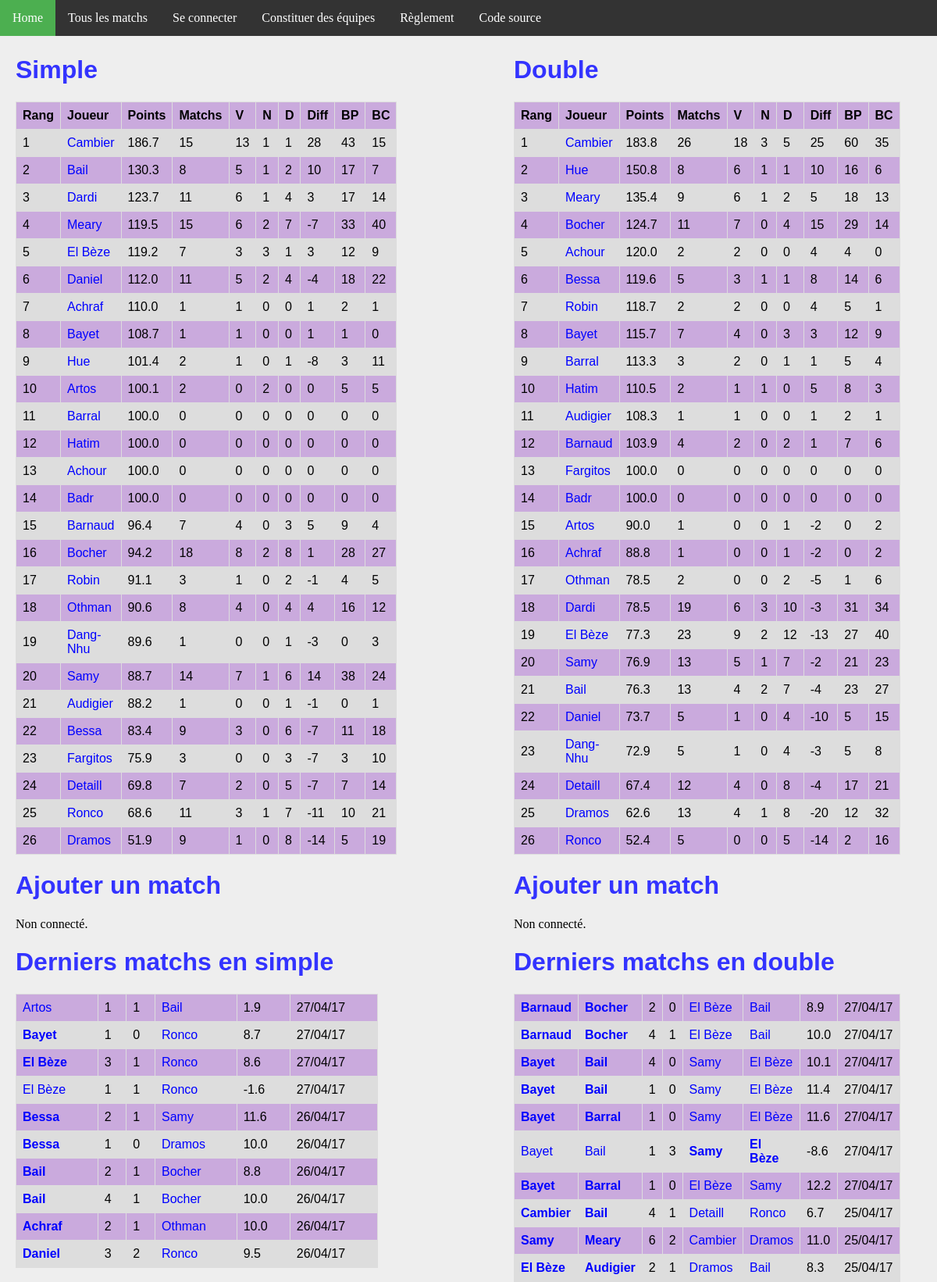
Before: / with the older database file.
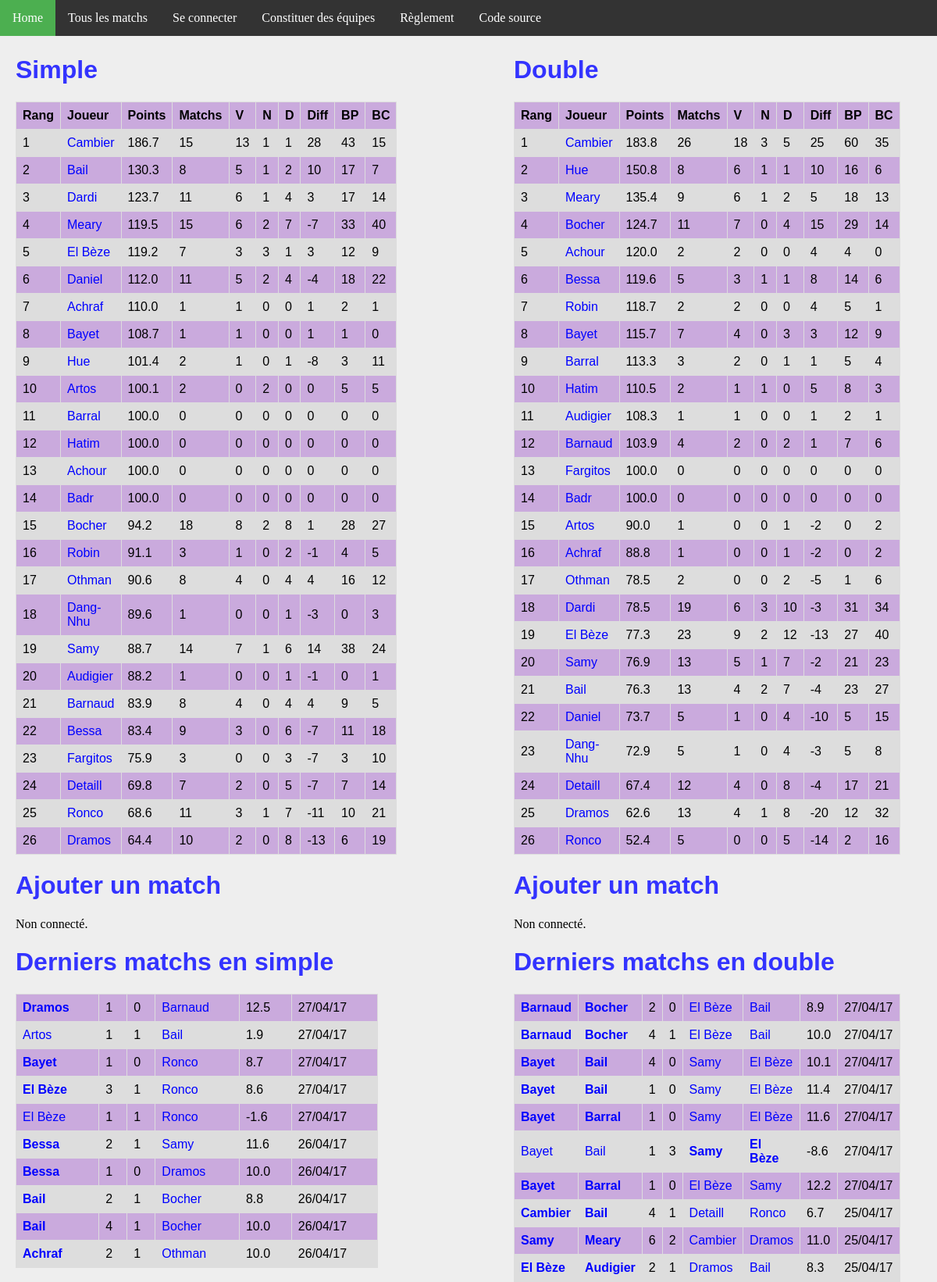
After: the same page with the newer database file.
### ranking/models.py (models this page shows, shortened)
class Joueur(models.Model):
    user = models.OneToOneField(User, on_delete=models.CASCADE)
    pseudo = models.CharField(max_length = 50, default="Pax lambda")
    simple_score = models.FloatField(default=100)
    simple_rang = models.IntegerField(default=0)
    simple_victoires = models.IntegerField(default=0)
    simple_nuls = models.IntegerField(default=0)
    simple_defaites = models.IntegerField(default=0)
    simple_buts_pour = models.IntegerField(default=0)
    simple_buts_contre = models.IntegerField(default=0)
    double_score = models.FloatField(default=100)
    double_rang = models.IntegerField(default=0)
    double_victoires = models.IntegerField(default=0)
    double_nuls = models.IntegerField(default=0)
    double_defaites = models.IntegerField(default=0)
    double_buts_pour = models.IntegerField(default=0)
    double_buts_contre = models.IntegerField(default=0)
    @property
    def simple_matchs(self):
        return self.simple_nuls + self.simple_victoires + self.simple_defaites
    @property
    def double_matchs(self):
        return self.double_nuls + self.double_victoires + self.double_defaites
    @property
    def simple_diff(self):
        return self.simple_buts_pour - self.simple_buts_contre
    @property
    def double_diff(self):
        return self.double_buts_pour - self.double_buts_contre

class MatchSimple(models.Model):
    domicile = models.ForeignKey('Joueur', related_name = 'dom')
    exterieur = models.ForeignKey('Joueur', related_name = 'exte')
    date = models.DateTimeField(auto_now_add=True)
    buts_domicile = models.IntegerField(default=0)
    buts_exterieur = models.IntegerField(default=0)
    points = models.FloatField(default=0)
    @property
    def winner(self):
        if self.buts_domicile > self.buts_exterieur:
            return 1.
        elif self.buts_domicile < self.buts_exterieur:
            return 0.
        else:
            return 0.5

class MatchDouble(models.Model):
    domicile_1 = models.ForeignKey('Joueur', related_name = 'dom1')
    domicile_2 = models.ForeignKey('Joueur', related_name = 'dom2')
    exterieur_1 = models.ForeignKey('Joueur', related_name = 'exte1')
    exterieur_2 = models.ForeignKey('Joueur', related_name = 'exte2')
    date = models.DateTimeField(auto_now_add=True)
    buts_domicile = models.IntegerField(default=0)
    buts_exterieur = models.IntegerField(default=0)
    points = models.FloatField(default=0)
    @property
    def winner(self):
        if self.buts_domicile > self.buts_exterieur:
            return 1.
        elif self.buts_domicile < self.buts_exterieur:
            return 0.
        else:
            return 0.5

### ranking/views.py (the view)
# urls.py: url(r'^$', views.index, name='index'),
def index(request):
    n_matchs = 10
    context = {
        'simple_ranking': Joueur.objects.order_by('simple_rang').all(),
        'double_ranking': Joueur.objects.order_by('double_rang').all(),
        'simple_matchs': MatchSimple.objects.order_by('-date').all()[:n_matchs],
        'double_matchs': MatchDouble.objects.order_by('-date').all()[:n_matchs],
    }
    return render(request, 'index.html', context)

### ranking/templatetags/app_filter.py (called while the page is built)
@register.filter(name='decimal')
def decimal(x):
    return '{0:.1f}'.format(x)

### ranking/templates/index.html (shortened to what the changed rows need)
{% extends 'base.html' %}
{% block body %}
{% load app_filter %}
<div id="column1" style="float:left; margin:0; width:40%;">
    <h1>Simple</h1>
    <table>
        <tr>
            <th>Rang</th>
            <th>Joueur</th>
            <th>Points</th>
            <th>Matchs</th>
            <th>V</th>
            <th>N</th>
            <th>D</th>
            <th>Diff</th>
            <th>BP</th>
            <th>BC</th>
        </tr>
        {% for j in simple_ranking %}
        <tr>
            <td>{{ j.simple_rang }}</td>
            <td><a class='joueur' href="{% url 'joueur' j.id %}">{{j.pseudo}}</a></td>
            <td>{{j.simple_score|decimal}}</td>
            <td>{{j.simple_matchs}}</td>
            <td>{{j.simple_victoires}}</td>
            <td>{{j.simple_nuls}}</td>
            <td>{{j.simple_defaites}}</td>
            <td>{{j.simple_diff}}</td>
            <td>{{j.simple_buts_pour}}</td>
            <td>{{j.simple_buts_contre}}</td>
        </tr>
        {% endfor %}
    </table>
    <h1>Ajouter un match</h1>
    <h1>Derniers matchs en simple</h1>
    <table>
        {% for m in simple_matchs %}
        <tr>
            <td {% if m.winner == 1 %} style='font-weight:bold'{% endif %} >
                <a class="joueur" href="{% url 'joueur' m.domicile.id %}">{{m.domicile.pseudo}}</a>
            </td>
            <td>{{m.buts_domicile}}</td>
            <td>{{m.buts_exterieur}}</td>
            <td {% if m.winner == 0 %} style='font-weight:bold'{% endif %} >
                <a class='joueur' href="{% url 'joueur' m.exterieur.id %}">{{m.exterieur.pseudo}}</a>
            </td>
            <td>{{m.points|decimal}}</td>
            <td>{{m.date | date:'d/m/y'}}</td>
        </tr>
        {% endfor %}
    </table>
</div>
<div id="column2" style="float:left; margin-left:15%;width:40%;">
<h1>Double</h1>
<table>
    <tr>
        <th>Rang</th>
        <th>Joueur</th>
        <th>Points</th>
        <th>Matchs</th>
        <th>V</th>
        <th>N</th>
        <th>D</th>
        <th>Diff</th>
        <th>BP</th>
        <th>BC</th>
    </tr>
    {% for j in double_ranking %}
    <tr>
        <td>{{ j.double_rang }}</td>
        <td><a class='joueur' href="{% url 'joueur' j.id %}">{{j.pseudo}}</a></td>
        <td>{{j.double_score|decimal}}</td>
        <td>{{j.double_matchs}}</td>
        <td>{{j.double_victoires}}</td>
        <td>{{j.double_nuls}}</td>
        <td>{{j.double_defaites}}</td>
        <td>{{j.double_diff}}</td>
        <td>{{j.double_buts_pour}}</td>
        <td>{{j.double_buts_contre}}</td>
    </tr>
    {% endfor %}
    </table>
    <h1>Ajouter un match</h1>
    <h1>Derniers matchs en double</h1>
    <table>
        {% for m in double_matchs %}
        <tr>
            <td {% if m.winner == 1 %} style='font-weight:bold'{% endif %} >
                <a class="joueur" href="{% url 'joueur' m.domicile_1.id %}">{{m.domicile_1.pseudo}}</a>
            </td>
            <td {% if m.winner == 1 %} style='font-weight:bold'{% endif %} >
                <a class="joueur" href="{% url 'joueur' m.domicile_2.id %}">{{m.domicile_2.pseudo}}</a>
            </td>
            <td>{{m.buts_domicile}}</td>
            <td>{{m.buts_exterieur}}</td>
            <td {% if m.winner == 0 %} style='font-weight:bold'{% endif %} >
                <a class='joueur' href="{% url 'joueur' m.exterieur_1.id %}">{{m.exterieur_1.pseudo}}</a>
            </td>
            <td {% if m.winner == 0 %} style='font-weight:bold'{% endif %} >
                <a class='joueur' href="{% url 'joueur' m.exterieur_2.id %}">{{m.exterieur_2.pseudo}}</a>
            </td>
            <td>{{m.points|decimal}}</td>
            <td>{{m.date | date:'d/m/y'}}</td>
        </tr>
        {% endfor %}
    </table>
    </div>
{% endblock %}

Changed rows visible on the page:
no longer on this page (row unchanged): MatchSimple: domicile.pseudo "Daniel", buts_domicile "3", buts_exterieur "2", exterieur.pseudo "Ronco", points|decimal "9.5", date "26/04/17"
changed Joueur "Bocher": simple_rang "16" → "15"
changed Joueur "Robin": simple_rang "17" → "16"
changed Joueur "Othman": simple_rang "18" → "17"
changed Joueur "Dang-Nhu": simple_rang "19" → "18"
changed Joueur "Samy": simple_rang "20" → "19"
changed Joueur "Audigier": simple_rang "21" → "20"
changed Joueur "Barnaud": simple_rang "15" → "21"; simple_score|decimal "96.4" → "83.9"; simple_matchs "7" → "8"; simple_defaites "3" → "4"; simple_diff "5" → "4"; simple_buts_contre "4" → "5"; moves down the list
changed Joueur "Dramos": simple_score|decimal "51.9" → "64.4"; simple_matchs "9" → "10"; simple_victoires "1" → "2"; simple_diff "-14" → "-13"; simple_buts_pour "5" → "6"
added MatchSimple: domicile.pseudo "Dramos", buts_domicile "1", buts_exterieur "0", exterieur.pseudo "Barnaud", points|decimal "12.5", date "27/04/17"
